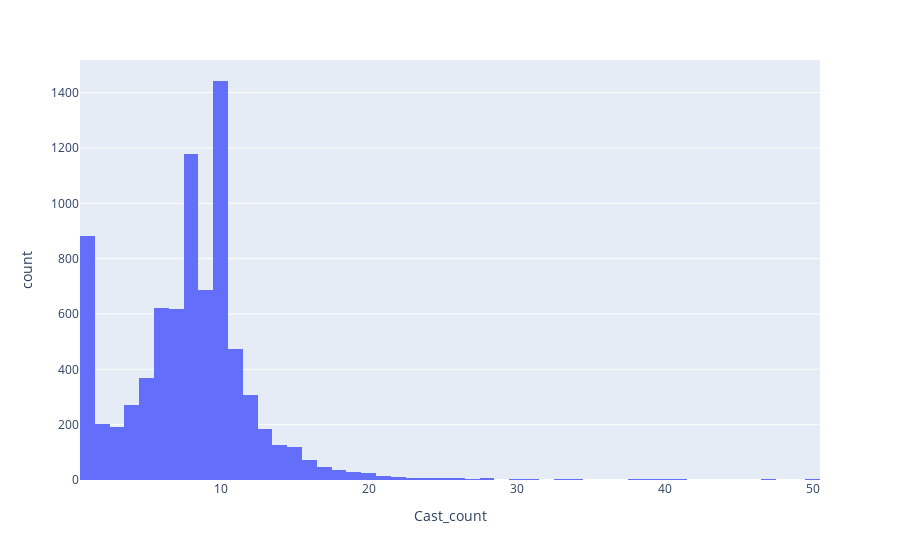

The code cell stored with this chart in its notebook:
### Code cell
# Display cast count in movies
px.histogram(data_import, x = "Cast_count").update_xaxes(categoryorder = "total descending")

### Figure 1 — Plotly figure (JSON) as saved in the notebook; plotly's stock layout.template omitted (floating-point values rounded to 4 significant figures; data arrays with more than 128 entries replaced by an {"elided": "..."} marker saying what was removed)
{"data": [{"alignmentgroup": "True", "bingroup": "x", "hovertemplate": "Cast_count=%{x}<br>count=%{y}<extra></extra>", "legendgroup": "", "marker": {"color": "#636efa"}, "name": "", "offsetgroup": "", "orientation": "v", "showlegend": false, "type": "histogram", "x": {"elided": "7982 int values"}, "xaxis": "x", "yaxis": "y"}], "layout": {"barmode": "relative", "legend": {"tracegroupgap": 0}, "margin": {"t": 60}, "xaxis": {"anchor": "y", "categoryorder": "total descending", "domain": [0, 1], "title": {"text": "Cast_count"}}, "yaxis": {"anchor": "x", "domain": [0, 1], "title": {"text": "count"}}}}
